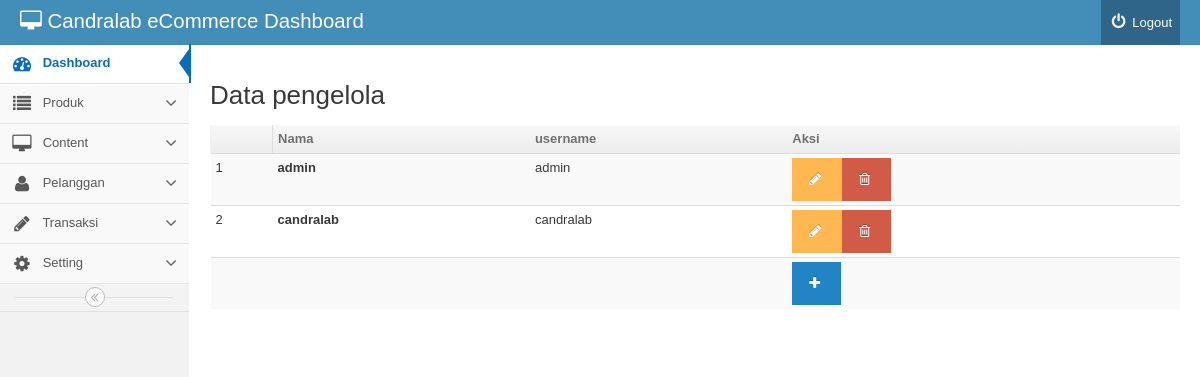
Page /backend/index.php?mod=pengelola&pg=pengelola_view (signed in) on the committed database.
### tables this page shows
CREATE TABLE `pengelola` (
  `idpengelola` int(11) NOT NULL,
  `nama` varchar(32) NOT NULL,
  `username` varchar(32) NOT NULL,
  `password` varchar(32) NOT NULL
);

### backend/pengelola/pengelola_view.php (the view, shortened to what this page needs)
	<h2 id="headings"> Data pengelola</h2>
	<table  class="table table-condensed table-striped table-hover">
		<thead>
		<th class='info'><td><b>Nama </b></td><td><b>username</b></td><td><b>Aksi</b></td></th>
		</thead>
		<tbody>
		<?php
$query="SELECT * from pengelola ";
$result=mysql_query($query) or die(mysql_error());
$no=1;
while($rows=mysql_fetch_object($result)){
		?>
		<tr>
			<td><?php echo $no
			?></td>
			<td><b><?php		echo $rows ->nama;?><b></td>
						<td><?php		echo $rows ->username;?></td>
			<td><a href="index.php?mod=pengelola&pg=pengelola_form&id=
				<?php echo $rows -> idpengelola;?>" class='btn btn-warning'><i class="icon-pencil"></i></a><a href="index.php?mod=pengelola&pg=pengelola_view&act=del&id=<?php echo $rows -> idpengelola;?>"
			onclick="return confirm('Yakin data akan dihapus?') ";
			class='btn btn-danger'> <i class="icon-trash"></i></a></td>
		</tr>
		<?php
	$no++;
	}?>
		<tr>
			<td colspan=3 ></td><td><a href="index.php?mod=pengelola&pg=pengelola_form"
			class='btn btn-primary'	><i class="icon-plus"></i></a></td>
		</tr>
		</tbody>
	</table>

### rows in the picture
pengelola: nama "admin", username "admin"
pengelola: nama "candralab", username "candralab"
